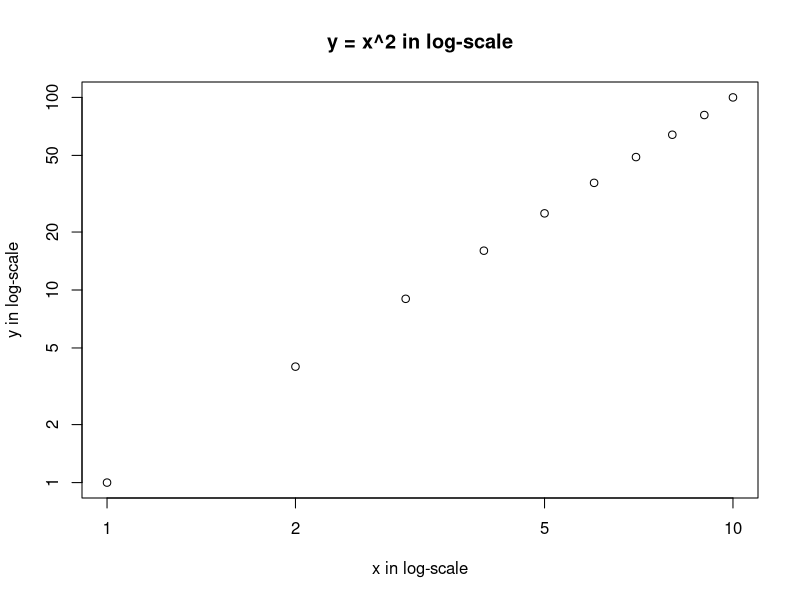
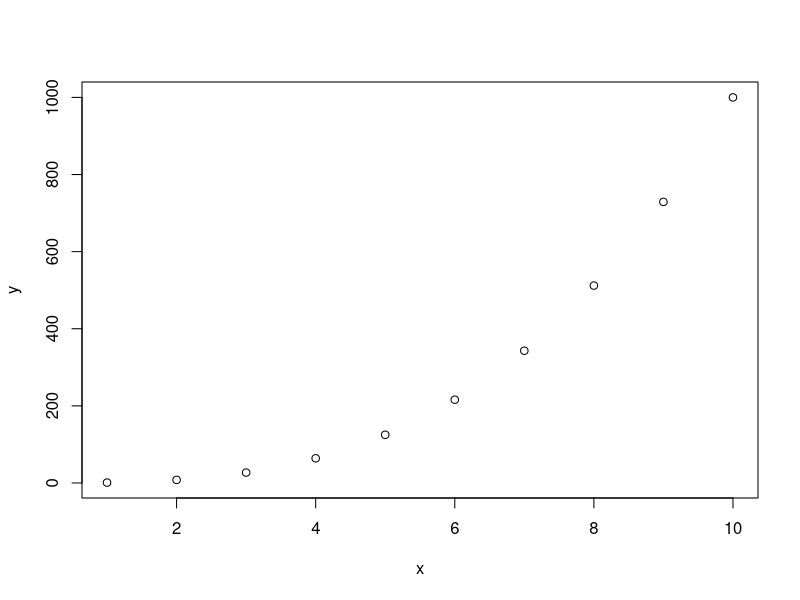

R code for these plots, in order:
# 12(a)
Power <- function(){
  2^3
}

# 12(b)
Power2 <- function(x, a){
  x^a
}
Power2(3, 8) # [1] 6561

# 12(c)
Power2(10, 3) # [1] 1000
Power2(8, 17) # [1] 2.2518e+15
Power2(131, 3) # [1] 2248091

# 12(d)
Power3 <- function(x, a){
  result <- x^a
  return(result)
}

# 12(e)
x = seq(1:10)
y = Power3(x, 2)
plot(x, y, log = "xy", xlab = "x in log-scale", ylab = "y in log-scale",
     main = "y = x^2 in log-scale")

# 12(f)
PlotPower <- function(x, a){
  y = x^a
  plot(x, y, xlab = "x", ylab = "y")
}
PlotPower(1:10, 3)

# 13(a)
library(MASS)
library(class)
attach(Boston)
summary(Boston)

glm.crim1 <- rep(0, length(crim)) # defines an array with all 0, same length with crim
glm.crim1[crim > median(crim)] <- 1 # if larger than median, set equal to 1
table(glm.crim1)
Boston <- data.frame(Boston, glm.crim1)
# split data
train = 1:(length(glm.crim1)/2)
Boston.train = Boston[train, ]
test = 1:(length(glm.crim1)/2)
Boston.test = Boston[test, ]
crime.test = glm.crim1[test]
# logistic regression
fit1 <- glm(glm.crim1 ~ indus + nox + age + dis + rad + tax, 
            data=Boston.train, family = binomial)
summary(fit1)$coef
# prediction
fit1.pred <- predict(fit1, Boston.test, type = "response")
glm.pred <- rep(0, length(fit1.pred))
glm.pred[fit1.pred > 0.55] <- 1
mean(glm.pred != crime.test)

# LDA
fit2 <- lda(glm.crim1 ~ indus + nox + age + dis + rad + tax, 
            data = Boston.train, family = binomial)
fit2.pred <- predict(fit2, Boston.test, type = "response")

# KNN
train.X = cbind(indus, nox, age, dis, rad, tax)[train, ]
test.X = cbind(indus, nox, age, dis, rad, tax)[test, ]
knn.pred = knn(train.X, test.X, crime.test, k = 1)
table(knn.pred, crime.test)